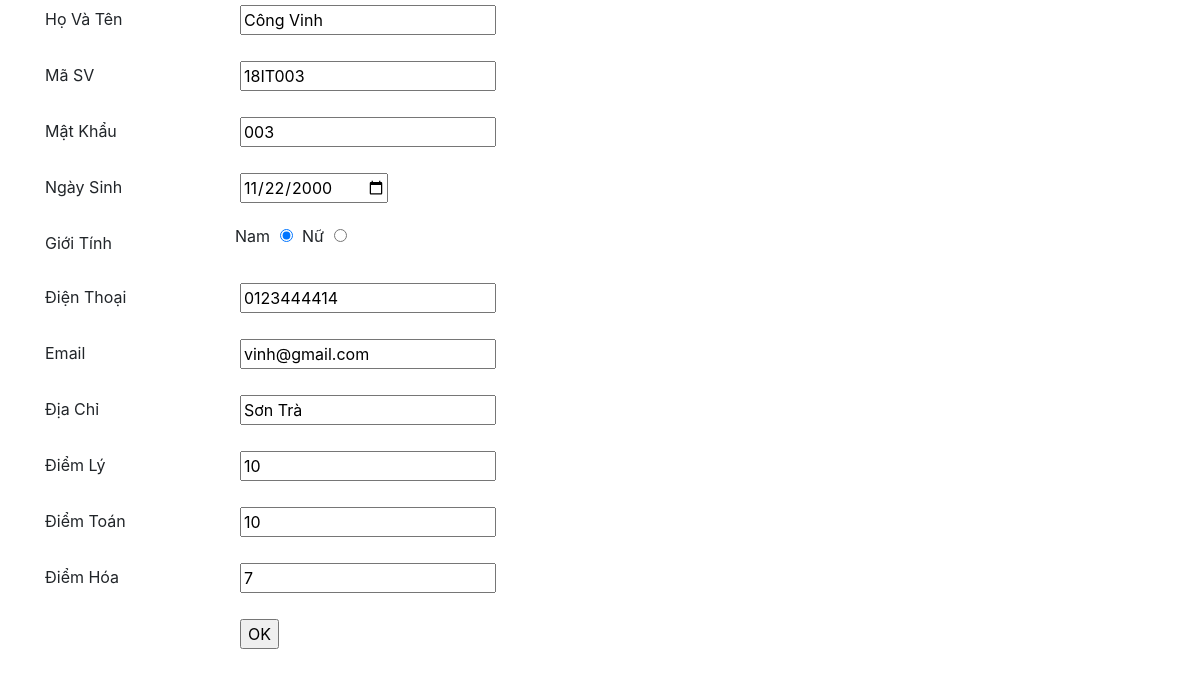
Screenshot of /php/Edit_GVCN.php?id=3 (signed in) with the database file from the repository.
### tables this page shows
CREATE TABLE `tblsinhvien` (
  `id` int(5) NOT NULL,
  `hoten` varchar(50) NOT NULL,
  `masv` varchar(10) NOT NULL,
  `matkhau` varchar(20) NOT NULL,
  `ngaysinh` date NOT NULL,
  `gioitinh` varchar(3) NOT NULL,
  `dt` varchar(11) NOT NULL,
  `email` varchar(100) NOT NULL,
  `diachi` varchar(150) NOT NULL,
  `diemtoan` int(5) NOT NULL,
  `diemly` int(5) NOT NULL,
  `diemhoa` int(5) NOT NULL,
  `diemtb` int(5) NOT NULL,
  `idlop` int(5) NOT NULL
);

### php/Edit_GVCN.php (the view, shortened to what this page needs)
<?php session_start();
	$con= mysqli_connect("localhost","root","","sinhvien");
	mysqli_set_charset($con, 'UTF8');
	$sql="select * from tblsinhvien where id='".$_GET["id"]."'";
	$kq = mysqli_query($con,$sql);
	  while ($data = mysqli_fetch_array($kq)) {
	    $hoten = $data["hoten"];
		$masv = $data["masv"];
		$pass = $data["matkhau"];
		$ngaysinh = $data["ngaysinh"];
		$gt = $data["gioitinh"];
		$dt = $data["dt"];
		$email = $data["email"];
		$dc = $data["diachi"];
		$diemly = $data['diemly'];
		$diemhoa = $data['diemhoa'];
		$diemtoan = $data['diemtoan'];
		}
?>
<!DOCTYPE html>
<html>
<head>
	<link rel="stylesheet" href="https://maxcdn.bootstrapcdn.com/bootstrap/4.3.1/css/bootstrap.min.css">
    <link rel="stylesheet" type="text/css" href="../css/style.css">
</head>
<body>
	<div class="container">
		<form <?php echo 'action=xulysuasv.php?id="'.$_GET['id'].'"'; ?> method="POST">
	 		<div class="form-group row">
			 	<label class="col-sm-2 col-form-label">Họ Và Tên</label>
			 	<div class="col-sm-10">
			  		<input type="text" <?php echo 'value="'.$hoten.'"'; ?> name="tensv" required="required">
		   		</div>
	  		</div>
	  		<div class="form-group row">
			 	<label  class="col-sm-2 col-form-label">Mã SV</label>
			 	<div class="col-sm-10">
			  		<input type="text" <?php echo 'value="'.$masv.'"'; ?> name="masv" required="required">
		   		</div>
	  		</div>
	  		<div class="form-group row">
			 	<label  class="col-sm-2 col-form-label">Mật Khẩu</label>
			 	<div class="col-sm-10">
			  		<input type="text" <?php echo 'value="'.$pass.'"'; ?> name="pass" required="required">
		   		</div>
	  		</div>
	  		<div class="form-group row">
			 	<label  class="col-sm-2 col-form-label">Ngày Sinh</label>
			 	<div class="col-sm-10">
			  		<input type="date"  name="ngaysinh"  <?php echo 'value="'.$ngaysinh.'"'; ?> required="required">
		   		</div>
	  		</div>
	  		<div class="form-group row">
			 	<label  class="col-sm-2 col-form-label">Giới Tính</label>
			 	<div class="col-sm-10">
			  		<?php
			  			if ($gt=='nam') {
			  				echo "Nam <input type='radio' name='gt' value='nam' checked='checked'> Nữ <input type='radio' name='gt' value='nữ'>";
			  			}
			  			else
			  			{
			  				echo "Nam <input type='radio' name='gt' value='nam' > Nữ <input type='radio' name='gt' value='nữ' checked='checked'>";
			  			}
			  		?>
		   		</div>
	  		</div>
	  		<div class="form-group row">
			 	<label  class="col-sm-2 col-form-label">Điện Thoại</label>
			 	<div class="col-sm-10">
			  		<input type="text" <?php echo 'value="'.$dt.'"'; ?> name="dt" required="required">
		   		</div>
	  		</div>
	  		<div class="form-group row">
			 	<label  class="col-sm-2 col-form-label">Email</label>
			 	<div class="col-sm-10">
			  		<input type="email" <?php echo 'value="'.$email.'"'; ?> name="email" required="required">
		   		</div>
	  		</div>
	  		<div class="form-group row">
			 	<label  class="col-sm-2 col-form-label">Địa Chỉ</label>
			 	<div class="col-sm-10">
			  		<input type="text" <?php echo 'value="'.$dc.'"'; ?> name="diachi" required="required">
		   		</div>
	  		</div>
	  		<div class="form-group row">
			 	<label  class="col-sm-2 col-form-label">Điểm Lý</label>
			 	<div class="col-sm-10">
			  		<input type="text"  name="diemly" <?php echo 'value="'.$diemly.'"'; ?>>
		   		</div>
	  		</div>
	  		<div class="form-group row">
			 	<label  class="col-sm-2 col-form-label">Điểm Toán</label>
			 	<div class="col-sm-10">
			  		<input type="text"  name="diemtoan" <?php echo 'value="'.$diemtoan.'"'; ?>>
		   		</div>
	  		</div>
	  		<div class="form-group row">
			 	<label  class="col-sm-2 col-form-label">Điểm Hóa</label>
			 	<div class="col-sm-10">
			  		<input type="text"  name="diemhoa" <?php echo 'value="'.$diemhoa.'"'; ?>>
		   		</div>
	  		</div>
	  		<div class="form-group row">
	  			<div class="col-sm-2">
	  			</div>
			 	<div class="col-sm-10">
			  		<input type="submit" name="" value="OK">
		   		</div>
	  		</div>
		</form>
	</div>
</body>
</html>

### css/style.css (style rules this page uses)
input { margin: 5px; }

### rows the page displays
tblsinhvien: tensv "Công Vinh", masv "18IT003", pass "003", ngaysinh "11/22/2000", dt "0123444414", email "vinh@gmail.com", diachi "Sơn Trà", diemly "10", diemtoan "10", diemhoa "7"
